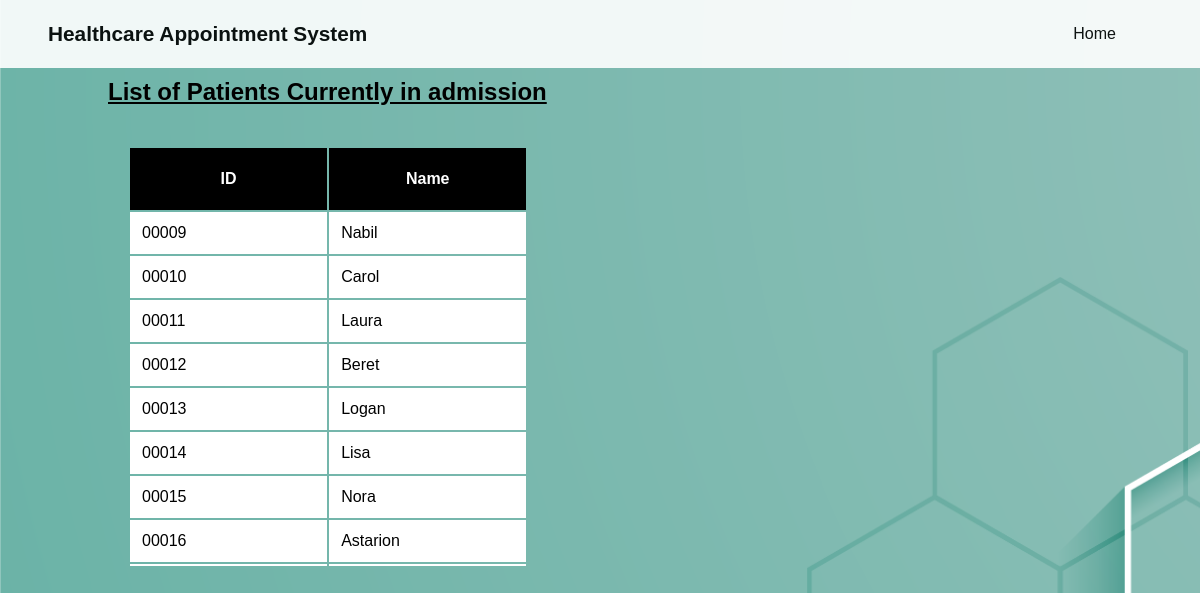
The app's page /patients_list.php, older data.
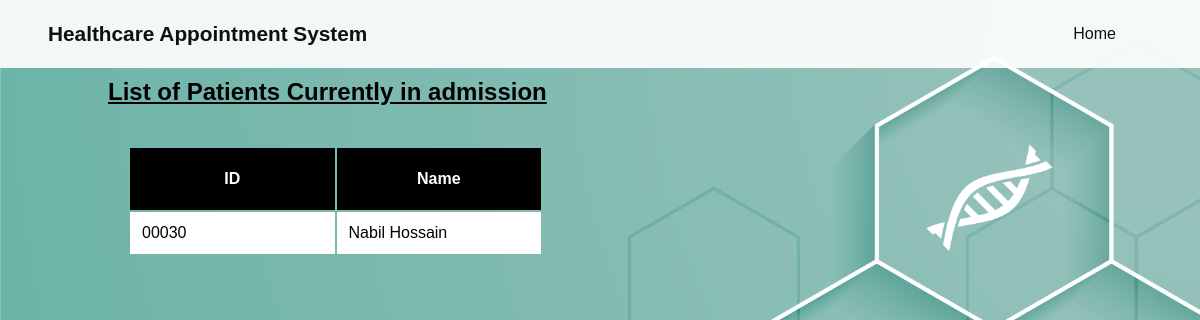
The same page, newer data.
### tables this page shows
CREATE TABLE `patient` (
  `id` int(5) UNSIGNED ZEROFILL NOT NULL,
  `name` varchar(30) NOT NULL,
  `age` int(11) NOT NULL,
  `gender` enum('Male','Female') NOT NULL,
  `bloodgroup` enum('A+','A-','B+','B-','AB+','AB-','O+','O-') NOT NULL,
  `contact` varchar(11) NOT NULL,
  `password` varchar(30) NOT NULL
);

### patients_list.php (the view, shortened to what this page needs)
<!DOCTYPE html>
<html lang="en">
<head>
    <link rel="stylesheet" href="styles/main_style.css">
    <link rel="stylesheet" href="styles/table.css">
</head>
<body>
    <div class="container">
        <div class="main-content">
            <header class="header-main">
                <div class="wrapper">
                    <section class="logo">
                        <h1 class="header-title">Healthcare Appointment System</h1>
                    </section>
                    <nav class="nav-horizontal" id="topnav">
                        <a href="index.php">Home</a>
                    </nav>
                </div>
            </header>
            <main>
                <h2 style="text-decoration: underline; margin-left: 100px;">List of Patients Currently in admission</h2>
                <div class="table-container">
                    <table class="patienttable">
                        <tr>
                            <th class="no-select">ID</th>
                            <th class="no-select">Name</th>
                        </tr>
                        <?php
                        require_once("php_scripts/connect.php");
                        $sql = "SELECT * FROM patient";
                        $result = $conn->query($sql);
                        if ($result->num_rows > 0) {
                            while ($row = $result->fetch_assoc()) {
                                echo "<tr>";
                                echo "<td style='padding: 10px;'>" . $row["id"] . "</td>";
                                echo "<td style='padding: 10px;'>" . $row["name"] . "</td>";
                                echo "</tr>";
                            }
                        } else {
                            echo "<tr><td colspan='5'>No Patients have admitted yet.</td></tr>";
                        }
                        ?>
                    </table>
                </div>
            </main>
        </div>
    </div>
</body>
</html>

Row changes from the older to the newer data that the page shows:
removed patient: id "00009", name "Nabil"
removed patient: id "00010", name "Carol"
removed patient: id "00011", name "Laura"
removed patient: id "00012", name "Beret"
removed patient: id "00013", name "Logan"
removed patient: id "00014", name "Lisa"
removed patient: id "00015", name "Nora"
removed patient: id "00016", name "Astarion"
added patient: id "00030", name "Nabil Hossain"
